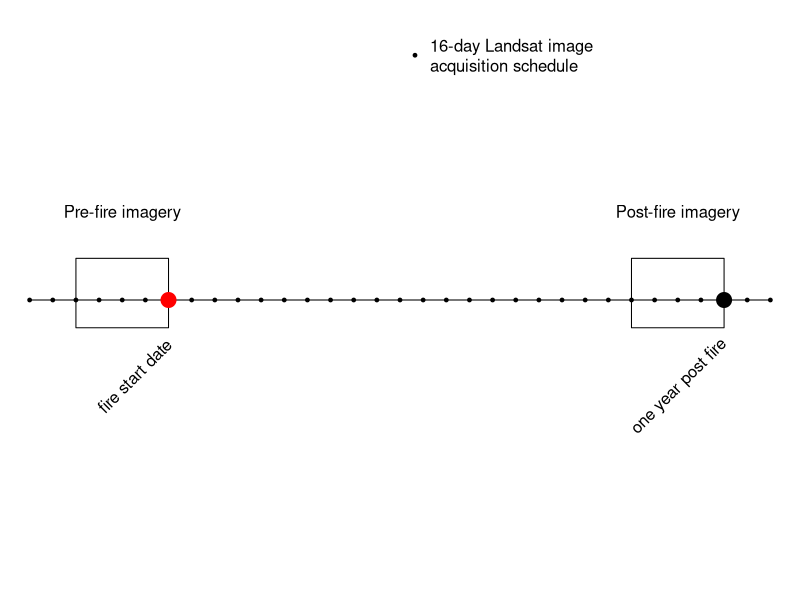

The R script that drew this image:
# From Ecology Letters figure guidelines, to give an example:
# single column (82 mm), two-thirds page width (110 mm) or full page width (173 mm)

dataf <- data.frame(x = seq(-3, 13, by = 0.5), y = 0)
timeWindow <- 2
boxHeight <- 0.25
boxAdj <- 0.1 # 0 means the box will be centered on the timeline, 1/2 and its bottom will be on the timeline, -1/2 and its top will be on the timeline

pdf("figs/image-acquisition-algorithm.pdf", width = 11.0 / 2.54, height = 5.0 / 2.54, pointsize = 10)
par(mar = c(0, 0, 0, 0))
plot(y ~ x, data = dataf, type = "p", axes = FALSE, xlab = NA, ylab = NA, pch = 19, cex = 0.5)
lines(y ~ x, data = dataf)
text(x = 0, y = -0.15, labels = "fire start date", srt = 45, adj = 1)
text(x = 12, y = -0.15, labels = "one year post fire", srt = 45, adj = 1)

symbols(x = -1 * (timeWindow / 2), y = boxHeight * boxAdj, rectangles = matrix(c(timeWindow, boxHeight), nrow = 1), inches = FALSE, add = TRUE)
text(x = -1 * (timeWindow / 2), y = 1.25 * boxHeight, labels = "Pre-fire imagery")

symbols(x = -1 * (timeWindow / 2) + 12, y = boxHeight * boxAdj, rectangles = matrix(c(timeWindow, boxHeight), nrow = 1), inches = FALSE, add = TRUE)
text(x = -1 * (timeWindow / 2) + 12, y = 1.25 * boxHeight, labels = "Post-fire imagery")

legend(x = 5, y = 1, pch = 19, pt.cex = 0.5, legend = "16-day Landsat image\nacquisition schedule", bty = "n", adj = 0, )

points(x = 0, y = 0, cex = 2, pch = 19, col = "red")
points(x = 12, y = 0, cex = 2, pch = 19)

dev.off()
